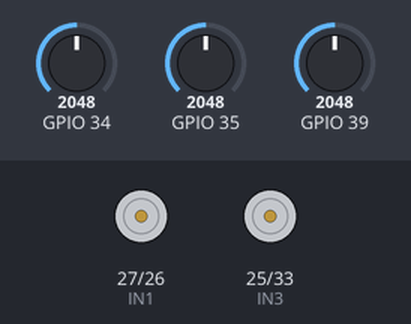
A sketch run on a simulated ESP32. Shown: motor-driver pin pairs drawn as motors (green arrow = first pin HIGH = forward, orange = second pin HIGH = backward, longer = more drive, scaled by the enable pin). The test bench sets the inputs (shaded band); at power-on: GPIO 34 = 2048, GPIO 39 = 2048, GPIO 35 = 2048 (analog values on the 0–4095 scale). WiFi joins after 1.5 s; servers stay silent unless stated; uploads are accepted with an empty reply; what the sketch prints to the serial monitor is not drawn.

Above: at 3.1 s.
3.2 s: GPIO 34 set to 1936
4.7 s: GPIO 39 set to 1960
At 5.7 s:
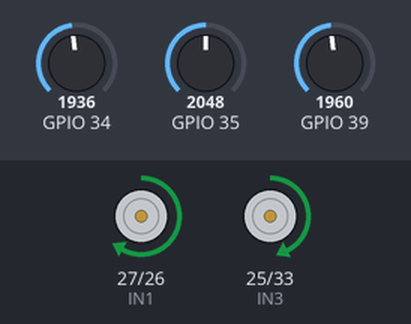
6.2 s: GPIO 35 set to 1960
At 7.1 s:
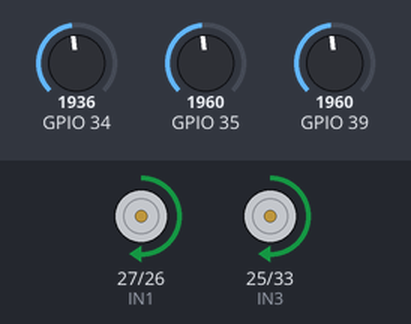
7.8 s: GPIO 34 set to 2040
At 8.4 s:
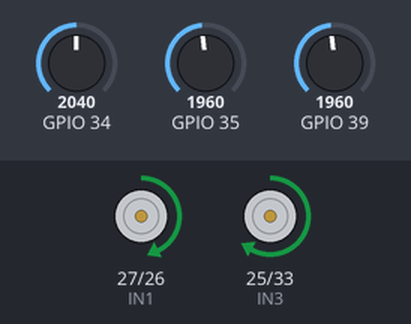
9.4 s: GPIO 34 set to 1960
At 9.8 s:
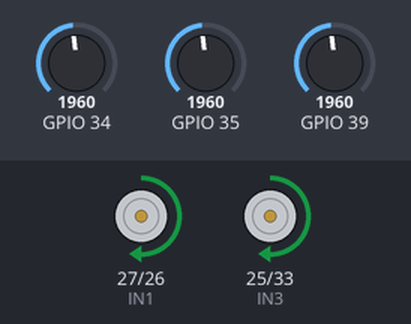
11.0 s: GPIO 39 set to 2048
At 12.4 s:
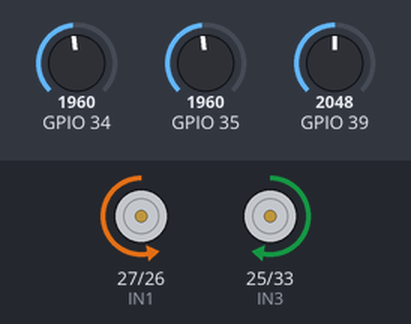
Timing chart, 0 to 13.5 s (numbered marks = the images above; inputs shaded):
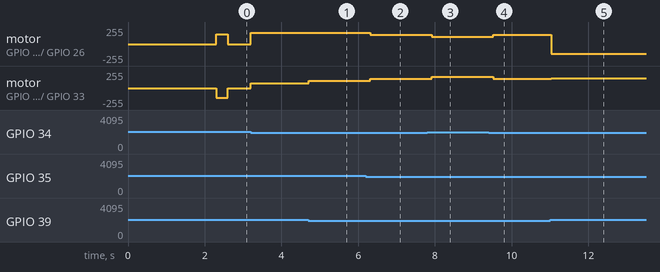

Measured:
- the behaviour switches between 1999 and 2000 on GPIO 39 (found by bisection; images 4 and 5)
- after the input at 4.7 s, motor on GPIO 25 (IN3) / GPIO 33 (IN4): forward 70/255 → forward 110/255 at once
- after the input at 6.2 s, motor on GPIO 27 (IN1) / GPIO 26 (IN2): forward 169/255 → forward 139/255 after 0.11 s; motor on GPIO 25 (IN3) / GPIO 33 (IN4): forward 110/255 → forward 139/255 after 0.11 s
- after the input at 7.8 s, motor on GPIO 27 (IN1) / GPIO 26 (IN2): forward 139/255 → forward 110/255 after 0.12 s; motor on GPIO 25 (IN3) / GPIO 33 (IN4): forward 139/255 → forward 169/255 after 0.12 s
- after the input at 9.4 s, motor on GPIO 27 (IN1) / GPIO 26 (IN2): forward 110/255 → forward 139/255 after 0.12 s; motor on GPIO 25 (IN3) / GPIO 33 (IN4): forward 169/255 → forward 139/255 after 0.12 s
- after the input at 11.0 s, motor on GPIO 27 (IN1) / GPIO 26 (IN2): forward 139/255 → backward 149/255 at once; motor on GPIO 25 (IN3) / GPIO 33 (IN4): forward 139/255 → forward 149/255 at once

The sketch:

ESP_A.ino
```cpp
#include <Arduino.h>              // Core Arduino functions
#include <WiFi.h>                 // ESP32 WiFi
#include <HTTPClient.h>           // HTTP REST requests
#include <WiFiClientSecure.h>     // HTTPS client (Firebase uses HTTPS)

// =================== WIFI ===================
const char* WIFI_SSID = "Isra";        // WiFi SSID
const char* WIFI_PASS = "12345678";    // WiFi password

// =================== FIREBASE ===================
const char* FIREBASE_BASE =
  "https://agropatrol-3-default-rtdb.asia-southeast1.firebasedatabase.app"; // Firebase RTDB base URL

// Firebase nodes used by MAIN ESP
const char* CMD_NODE    = "/control/cmd.json";      // STOP / GO (written by ESP-B)
const char* WINDOW_NODE = "/control/window.json";   // RUN / PAUSE (written by MAIN, read by both)
const char* STATUS_NODE = "/control/status.json";   // RUNNING / STOPPED (written by MAIN, read by ESP-B)
const char* MAIN_LAST   = "/control/mainLastMs.json"; // heartbeat timestamp (optional)

const char* FIREBASE_AUTH = ""; // keep empty if rules open (no auth token)

WiFiClientSecure secureClient; // HTTPS client

// =================== L298N PINS ===================
// ENA/ENB are PWM enable pins (speed). IN1..IN4 set direction.
#define ENA 14
#define IN1 27
#define IN2 26

#define ENB 32
#define IN3 25
#define IN4 33

// =================== IR (ANALOG) ===================
// Analog line sensors connected to ADC pins
#define IR_LEFT    35
#define IR_CENTER  39
#define IR_RIGHT   34

// =================== PWM ===================
#define PWM_FREQ 20000     // PWM frequency
#define PWM_RES  8         // resolution bits: 0..255
#define CH_A     0         // LEDC channel A
#define CH_B     1         // LEDC channel B

// =================== TUNING ===================
int BASE_SPEED   = 140;    // forward speed normally
int TURN_SPEED   = 170;    // stronger speed when turning
int SEARCH_SPEED = 150;    // speed while searching for line
int THRESH = 2000;         // threshold separating black/white
bool BLACK_IS_LOW_ANALOG = true; // true if black gives LOWER ADC (common)

// =================== RUN WINDOW ===================
// Robot runs only within a timed "window"
const unsigned long RUN_WINDOW_MS = 60000; // 60 seconds run window

bool windowRunning = false;        // track if window is active
unsigned long windowStartMs = 0;   // when run window started

// obstacle pause fix (so obstacle stop doesn't consume window time)
bool wasObstacleStop = false;            // are we currently stopped due to obstacle?
unsigned long obstacleStopStartMs = 0;   // when obstacle stop began

// =================== MOTOR HELPERS ===================

// Clamp speed into 0..255 (because PWM is 8-bit)
int clamp255(int v){
  return v < 0 ? 0 : (v > 255 ? 255 : v);
}

// Write PWM speeds to both motor channels
void setSpeed(int a,int b){
  ledcWrite(CH_A, clamp255(a)); // motor A speed
  ledcWrite(CH_B, clamp255(b)); // motor B speed
}

// Move forward: both motors forward
void forwardMotor(int a,int b){
  digitalWrite(IN1,HIGH); digitalWrite(IN2,LOW); // left motor forward
  digitalWrite(IN3,HIGH); digitalWrite(IN4,LOW); // right motor forward
  setSpeed(a,b);                                  // set PWM speeds
}

// Turn left: left motor reverse, right motor forward (spin turn)
void leftTurn(int spd){
  digitalWrite(IN1,LOW);  digitalWrite(IN2,HIGH); // left motor reverse
  digitalWrite(IN3,HIGH); digitalWrite(IN4,LOW);  // right motor forward
  setSpeed(spd, spd);                              // same speed both sides
}

// Turn right: left motor forward, right motor reverse (spin turn)
void rightTurn(int spd){
  digitalWrite(IN1,HIGH); digitalWrite(IN2,LOW);  // left motor forward
  digitalWrite(IN3,LOW);  digitalWrite(IN4,HIGH); // right motor reverse
  setSpeed(spd, spd);                              // same speed both sides
}

// Stop both motors
void stopMotor(){
  setSpeed(0,0);
}

// =================== IR (LINE SENSOR) ===================

// Read analog IR sensor value
int readIR(int pin){
  return analogRead(pin);
}

// Decide if sensor is detecting "black line"
bool onBlack(int pin){
  int v = readIR(pin); // raw ADC reading
  return BLACK_IS_LOW_ANALOG ? (v < THRESH) : (v > THRESH); // compare with threshold
}

// =================== SEARCH LOGIC ===================
// When line is lost, rotate a bit in last known direction until found.
int lastDir = 1; // +1 = last turn right, -1 = last turn left

void searchLine(){
  unsigned long t0 = millis();           // start search time
  while(millis() - t0 < 300){            // search for up to 300ms
    if(lastDir < 0) leftTurn(SEARCH_SPEED); // rotate left
    else            rightTurn(SEARCH_SPEED);// rotate right

    // If any sensor sees black again, stop searching and return to line logic
    if(onBlack(IR_LEFT) || onBlack(IR_CENTER) || onBlack(IR_RIGHT)) return;
  }
  stopMotor(); // if not found after 300ms, stop briefly
}

// =================== FIREBASE HELPERS ===================

// Build URL for Firebase node
String makeUrl(const char* node){
  String url = String(FIREBASE_BASE) + node; // base + path
  if(strlen(FIREBASE_AUTH) > 0){             // if auth token is used
    url += "?auth=";
    url += FIREBASE_AUTH;
  }
  return url;
}

// Remove quotes from Firebase string responses
String stripQuotes(String s){
  s.trim();
  if(s.startsWith("\"") && s.endsWith("\"")) {
    s = s.substring(1, s.length()-1);
  }
  return s;
}

// GET a node value (returns string without quotes)
String firebaseGET(const char* node){
  if(WiFi.status() != WL_CONNECTED) return ""; // if offline, return empty
  HTTPClient http;
  http.begin(secureClient, makeUrl(node));     // open HTTPS connection
  int code = http.GET();                       // GET (code not used)
  String body = http.getString();              // response body
  http.end();
  return stripQuotes(body);                    // cleaned string
}

// PUT a string value ("RUN", "PAUSE", etc.)
void firebasePUT(const char* node, const String& val){
  if(WiFi.status() != WL_CONNECTED) return;
  HTTPClient http;
  http.begin(secureClient, makeUrl(node));
  http.addHeader("Content-Type","application/json");
  http.PUT("\"" + val + "\""); // JSON string must be quoted
  http.end();
}

// PUT an integer value (heartbeat millis, etc.)
void firebasePUT_Int(const char* node, unsigned long v){
  if(WiFi.status() != WL_CONNECTED) return;
  HTTPClient http;
  http.begin(secureClient, makeUrl(node));
  http.addHeader("Content-Type","application/json");
  http.PUT(String(v)); // JSON number
  http.end();
}

// =================== WIFI ===================

// Reconnect WiFi if disconnected (simple version)
void ensureWiFi(){
  if(WiFi.status() == WL_CONNECTED) return;
  WiFi.disconnect();
  WiFi.begin(WIFI_SSID, WIFI_PASS);
}

// =================== WINDOW CONTROL ===================
// RUN window start: tell ESP-B we are running, and allow motors.
void startWindow(){
  windowRunning = true;          // mark window active
  windowStartMs = millis();      // start time reference
  firebasePUT(WINDOW_NODE,"RUN");        // window = RUN
  firebasePUT(STATUS_NODE,"RUNNING");    // status = RUNNING
  Serial.println("== RUN WINDOW STARTED ==");
}

// Stop the run window: pause system so ESP-B can do soil+DHT work
void stopWindow(){
  windowRunning = false;         // mark window inactive
  stopMotor();                   // stop motors physically
  firebasePUT(WINDOW_NODE,"PAUSE");      // signal ESP-B: ok to read sensors
  firebasePUT(STATUS_NODE,"STOPPED");    // status stopped
  Serial.println("== WINDOW PAUSED ==");
}

// =================== SETUP ===================
void setup(){
  Serial.begin(115200); // start serial monitor

  // Motor direction pins
  pinMode(IN1,OUTPUT); pinMode(IN2,OUTPUT);
  pinMode(IN3,OUTPUT); pinMode(IN4,OUTPUT);

  // Setup PWM channels
  ledcSetup(CH_A, PWM_FREQ, PWM_RES); // channel A PWM
  ledcSetup(CH_B, PWM_FREQ, PWM_RES); // channel B PWM
  ledcAttachPin(ENA, CH_A);           // ENA uses channel A
  ledcAttachPin(ENB, CH_B);           // ENB uses channel B

  analogReadResolution(12); // ADC 0..4095
  stopMotor();              // safety stop at boot

  // WiFi connect
  WiFi.begin(WIFI_SSID, WIFI_PASS);
  while(WiFi.status() != WL_CONNECTED) delay(300); // wait until connected
  secureClient.setInsecure(); // skip certificate validation

  startWindow(); // start running immediately
}

// =================== LOOP ===================
void loop(){
  ensureWiFi(); // maintain WiFi connection

  // ---------- heartbeat ----------
  // Update mainLastMs every 2 seconds so others know MAIN is alive
  static unsigned long lastHB = 0;
  if(millis() - lastHB > 2000){
    lastHB = millis();
    firebasePUT_Int(MAIN_LAST, millis());
  }

  // ---------- poll commands ----------
  static unsigned long lastPoll = 0;
  static String cmd = "GO";     // default: GO
  static String window = "RUN"; // default: RUN

  if(millis() - lastPoll > 500){
    lastPoll = millis();
    String c = firebaseGET(CMD_NODE);      // STOP/GO from ESP-B
    String w = firebaseGET(WINDOW_NODE);   // RUN/PAUSE from MAIN (or updated)
    if(c.length()) cmd = c;                // update if valid
    if(w.length()) window = w;             // update if valid
  }

  // ---------- PAUSE window ----------
  // If window is PAUSE, MAIN must stop and do nothing.
  if(window == "PAUSE"){
    stopMotor();          // stop motors
    windowRunning = false;// mark not running
    return;               // exit loop early
  }

  // ---------- obstacle STOP ----------
  // If ESP-B detected obstacle, it writes STOP into cmd.
  if(cmd == "STOP"){
    // record start of obstacle stop (only once)
    if(!wasObstacleStop){
      wasObstacleStop = true;
      obstacleStopStartMs = millis();
    }
    stopMotor();                       // immediate stop
    firebasePUT(STATUS_NODE,"STOPPED");// tell ESP-B MAIN is stopped
    return;                            // exit loop early
  } else {
    // command is GO now. If we were previously stopped by obstacle,
    // shift windowStartMs forward so the obstacle pause doesn't consume run time.
    if(wasObstacleStop){
      windowStartMs += millis() - obstacleStopStartMs; // compensate
      wasObstacleStop = false;
    }
  }

  // ---------- ensure RUN window ----------
  if(!windowRunning){
    startWindow(); // if window was not active, start again
  }

  // ================= LINE FOLLOWER =================
  bool L = onBlack(IR_LEFT);    // left sensor on black?
  bool C = onBlack(IR_CENTER);  // center sensor on black?
  bool R = onBlack(IR_RIGHT);   // right sensor on black?

  // Interpret sensor pattern and drive motors
  if(L && C && R) forwardMotor(BASE_SPEED, BASE_SPEED);                 // line wide / intersection
  else if(C && !L && !R) forwardMotor(BASE_SPEED, BASE_SPEED);          // centered on line
  else if(L && C && !R){ lastDir = -1; forwardMotor(BASE_SPEED-30, BASE_SPEED+30); } // drift left
  else if(R && C && !L){ lastDir = 1;  forwardMotor(BASE_SPEED+30, BASE_SPEED-30); } // drift right
  else if(L && !C && !R){ lastDir = -1; forwardMotor(BASE_SPEED-70, TURN_SPEED); }   // hard left
  else if(R && !C && !L){ lastDir = 1;  forwardMotor(TURN_SPEED, BASE_SPEED-70); }   // hard right
  else searchLine(); // lost line completely => search routine

  // ---------- run window timeout ----------
  // After 60 seconds of actual running (excluding obstacle pauses), pause the system.
  if(millis() - windowStartMs >= RUN_WINDOW_MS){
    stopWindow();
  }
}
```
